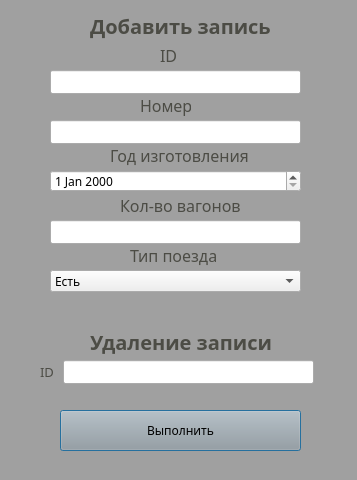
<?xml version="1.0" encoding="UTF-8"?>
<ui version="4.0">
 <class>pansionat</class>
 <widget class="QDialog" name="pansionat">
  <property name="geometry">
   <rect>
    <x>0</x>
    <y>0</y>
    <width>357</width>
    <height>480</height>
   </rect>
  </property>
  <property name="windowTitle">
   <string>Редактирование таблицы Поезда</string>
  </property>
  <property name="styleSheet">
   <string notr="true">font-family: Roboto Light;
background-color:  #a0a0a0;</string>
  </property>
  <widget class="QPushButton" name="pushButton">
   <property name="geometry">
    <rect>
     <x>60</x>
     <y>410</y>
     <width>241</width>
     <height>41</height>
    </rect>
   </property>
   <property name="styleSheet">
    <string notr="true">font: 300 11pt &quot;Roboto&quot;;</string>
   </property>
   <property name="text">
    <string>Выполнить</string>
   </property>
  </widget>
  <widget class="QLabel" name="label_9">
   <property name="geometry">
    <rect>
     <x>160</x>
     <y>40</y>
     <width>171</width>
     <height>31</height>
    </rect>
   </property>
   <property name="font">
    <font>
     <family>Roboto 54</family>
     <pointsize>12</pointsize>
     <bold>false</bold>
    </font>
   </property>
   <property name="styleSheet">
    <string notr="true">background-color:None;
color: #4c4c45;</string>
   </property>
   <property name="text">
    <string>ID</string>
   </property>
  </widget>
  <widget class="QLabel" name="label_6">
   <property name="geometry">
    <rect>
     <x>90</x>
     <y>10</y>
     <width>181</width>
     <height>31</height>
    </rect>
   </property>
   <property name="font">
    <font>
     <family>Roboto 54</family>
     <pointsize>15</pointsize>
     <bold>true</bold>
    </font>
   </property>
   <property name="styleSheet">
    <string notr="true">background-color:None;
color: #4c4c45;</string>
   </property>
   <property name="text">
    <string>Добавить запись</string>
   </property>
  </widget>
  <widget class="QLabel" name="label_7">
   <property name="geometry">
    <rect>
     <x>90</x>
     <y>330</y>
     <width>181</width>
     <height>24</height>
    </rect>
   </property>
   <property name="font">
    <font>
     <family>Roboto 54</family>
     <pointsize>15</pointsize>
     <bold>true</bold>
    </font>
   </property>
   <property name="styleSheet">
    <string notr="true">background-color:None;
color: #4c4c45;</string>
   </property>
   <property name="text">
    <string>Удаление записи</string>
   </property>
  </widget>
  <widget class="QLineEdit" name="lineEditDelIDpans">
   <property name="geometry">
    <rect>
     <x>63</x>
     <y>360</y>
     <width>251</width>
     <height>24</height>
    </rect>
   </property>
   <property name="styleSheet">
    <string notr="true">font-family: Roboto Light;
background-color:  None;</string>
   </property>
  </widget>
  <widget class="QLabel" name="label_8">
   <property name="geometry">
    <rect>
     <x>40</x>
     <y>360</y>
     <width>21</width>
     <height>24</height>
    </rect>
   </property>
   <property name="font">
    <font>
     <family>Roboto 54</family>
     <pointsize>10</pointsize>
     <bold>false</bold>
    </font>
   </property>
   <property name="styleSheet">
    <string notr="true">background-color:None;
color: #4c4c45;</string>
   </property>
   <property name="text">
    <string>ID</string>
   </property>
  </widget>
  <widget class="QLabel" name="label_4">
   <property name="geometry">
    <rect>
     <x>20</x>
     <y>10</y>
     <width>311</width>
     <height>301</height>
    </rect>
   </property>
   <property name="styleSheet">
    <string notr="true">backhround-color: None;
border: 5px;
border-radius: 15px;
opacity: .3;
background-color:rgba(196, 196,176 , .5);</string>
   </property>
   <property name="text">
    <string/>
   </property>
  </widget>
  <widget class="QLineEdit" name="lineEditNamePans">
   <property name="geometry">
    <rect>
     <x>50</x>
     <y>70</y>
     <width>251</width>
     <height>24</height>
    </rect>
   </property>
   <property name="styleSheet">
    <string notr="true">font-family: Roboto Light;
background-color:  None;</string>
   </property>
  </widget>
  <widget class="QLabel" name="label_5">
   <property name="geometry">
    <rect>
     <x>20</x>
     <y>320</y>
     <width>311</width>
     <height>81</height>
    </rect>
   </property>
   <property name="styleSheet">
    <string notr="true">backhround-color: None;
border: 5px;
border-radius: 15px;
opacity: .3;
background-color:rgba(196, 196,176 , .5);</string>
   </property>
   <property name="text">
    <string/>
   </property>
  </widget>
  <widget class="QLabel" name="label_10">
   <property name="geometry">
    <rect>
     <x>140</x>
     <y>90</y>
     <width>51</width>
     <height>31</height>
    </rect>
   </property>
   <property name="font">
    <font>
     <family>Roboto 54</family>
     <pointsize>12</pointsize>
     <bold>false</bold>
    </font>
   </property>
   <property name="styleSheet">
    <string notr="true">background-color:None;
color: #4c4c45;</string>
   </property>
   <property name="text">
    <string>Номер</string>
   </property>
  </widget>
  <widget class="QLineEdit" name="lineEditAdres">
   <property name="geometry">
    <rect>
     <x>50</x>
     <y>120</y>
     <width>251</width>
     <height>24</height>
    </rect>
   </property>
   <property name="styleSheet">
    <string notr="true">font-family: Roboto Light;
background-color:  None;</string>
   </property>
  </widget>
  <widget class="QLabel" name="label_11">
   <property name="geometry">
    <rect>
     <x>110</x>
     <y>140</y>
     <width>141</width>
     <height>31</height>
    </rect>
   </property>
   <property name="font">
    <font>
     <family>Roboto 54</family>
     <pointsize>12</pointsize>
     <bold>false</bold>
    </font>
   </property>
   <property name="styleSheet">
    <string notr="true">background-color:None;
color: #4c4c45;</string>
   </property>
   <property name="text">
    <string>Год изготовления</string>
   </property>
  </widget>
  <widget class="QLineEdit" name="lineEditCountry">
   <property name="geometry">
    <rect>
     <x>50</x>
     <y>220</y>
     <width>251</width>
     <height>24</height>
    </rect>
   </property>
   <property name="styleSheet">
    <string notr="true">font-family: Roboto Light;
background-color:  None;</string>
   </property>
   <property name="text">
    <string/>
   </property>
  </widget>
  <widget class="QLabel" name="label_12">
   <property name="geometry">
    <rect>
     <x>120</x>
     <y>190</y>
     <width>121</width>
     <height>31</height>
    </rect>
   </property>
   <property name="font">
    <font>
     <family>Roboto 54</family>
     <pointsize>12</pointsize>
     <bold>false</bold>
    </font>
   </property>
   <property name="styleSheet">
    <string notr="true">background-color:None;
color: #4c4c45;</string>
   </property>
   <property name="text">
    <string>Кол-во вагонов</string>
   </property>
  </widget>
  <widget class="QLabel" name="label_13">
   <property name="geometry">
    <rect>
     <x>130</x>
     <y>240</y>
     <width>91</width>
     <height>31</height>
    </rect>
   </property>
   <property name="font">
    <font>
     <family>Roboto 54</family>
     <pointsize>12</pointsize>
     <bold>false</bold>
    </font>
   </property>
   <property name="styleSheet">
    <string notr="true">background-color:None;
color: #4c4c45;</string>
   </property>
   <property name="text">
    <string>Тип поезда</string>
   </property>
  </widget>
  <widget class="QComboBox" name="comboBoxBassein">
   <property name="geometry">
    <rect>
     <x>50</x>
     <y>270</y>
     <width>251</width>
     <height>22</height>
    </rect>
   </property>
   <property name="whatsThis">
    <string>&lt;html&gt;&lt;head/&gt;&lt;body&gt;&lt;p&gt;font-family: Roboto Light;&lt;/p&gt;&lt;p&gt;background-color:  None;&lt;/p&gt;&lt;/body&gt;&lt;/html&gt;</string>
   </property>
   <property name="styleSheet">
    <string notr="true">font-family: Roboto Light;
background-color:  None;</string>
   </property>
   <item>
    <property name="text">
     <string>Есть</string>
    </property>
   </item>
   <item>
    <property name="text">
     <string>Отсутсвует</string>
    </property>
   </item>
  </widget>
  <widget class="QDateEdit" name="dateEdit">
   <property name="geometry">
    <rect>
     <x>50</x>
     <y>170</y>
     <width>251</width>
     <height>22</height>
    </rect>
   </property>
   <property name="styleSheet">
    <string notr="true">font-family: Roboto Light;
background-color:  None;
</string>
   </property>
  </widget>
  <zorder>label_4</zorder>
  <zorder>label_5</zorder>
  <zorder>pushButton</zorder>
  <zorder>label_9</zorder>
  <zorder>label_6</zorder>
  <zorder>label_7</zorder>
  <zorder>lineEditDelIDpans</zorder>
  <zorder>label_8</zorder>
  <zorder>lineEditNamePans</zorder>
  <zorder>label_10</zorder>
  <zorder>lineEditAdres</zorder>
  <zorder>label_11</zorder>
  <zorder>lineEditCountry</zorder>
  <zorder>label_12</zorder>
  <zorder>label_13</zorder>
  <zorder>comboBoxBassein</zorder>
  <zorder>dateEdit</zorder>
 </widget>
 <resources/>
 <connections/>
</ui>
